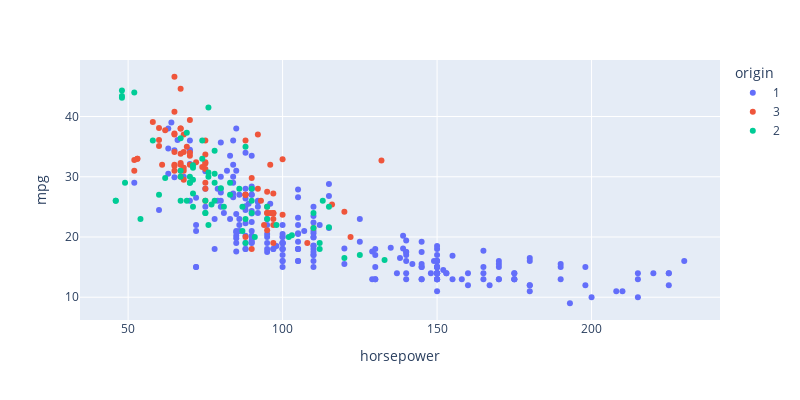

The cell this chart's notebook holds for it:
### Code cell
px.scatter(df,x='horsepower',y='mpg',color='origin',width=800,height=400)

### Figure 1 — Plotly figure (JSON) as saved in the notebook; plotly's stock layout.template omitted (floating-point values rounded to 4 significant figures; data arrays with more than 128 entries replaced by an {"elided": "..."} marker saying what was removed)
{"data": [{"hovertemplate": "origin=1<br>horsepower=%{x}<br>mpg=%{y}<extra></extra>", "legendgroup": "1", "marker": {"color": "#636efa", "symbol": "circle"}, "mode": "markers", "name": "1", "orientation": "v", "showlegend": true, "type": "scatter", "x": {"elided": "245 int values"}, "xaxis": "x", "y": {"elided": "245 float values"}, "yaxis": "y"}, {"hovertemplate": "origin=3<br>horsepower=%{x}<br>mpg=%{y}<extra></extra>", "legendgroup": "3", "marker": {"color": "#EF553B", "symbol": "circle"}, "mode": "markers", "name": "3", "orientation": "v", "showlegend": true, "type": "scatter", "x": [95, 88, 88, 95, 65, 69, 95, 97, 92, 97, 88, 88, 94, 90, 122, 67, 65, 52, 61, 97, 93, 75, 96, 97, 53, 53, 70, 75, 108, 68, 70, 75, 67, 97, 110, 52, 70, 60, 95, 97, 95, 97, 68, 65, 65, 60, 65, 90, 75, 92, 75, 65, 65, 67, 67, 132, 100, 72, 58, 60, 67, 65, 62, 68, 75, 75, 100, 74, 116, 120, 68, 68, 88, 75, 70, 67, 67, 67, 96], "xaxis": "x", "y": [24.0, 27.0, 27.0, 25.0, 31.0, 35.0, 24.0, 19.0, 28.0, 23.0, 27.0, 20.0, 22.0, 18.0, 20.0, 31.0, 32.0, 31.0, 32.0, 24.0, 26.0, 29.0, 24.0, 24.0, 33.0, 33.0, 32.0, 28.0, 19.0, 31.5, 33.5, 26.0, 30.0, 22.0, 21.5, 32.8, 39.4, 36.1, 27.5, 27.2, 21.1, 23.9, 29.5, 34.1, 31.8, 38.1, 37.2, 29.8, 31.3, 37.0, 32.2, 46.6, 40.8, 44.6, 33.8, 32.7, 23.7, 32.4, 39.1, 35.1, 32.3, 37.0, 37.7, 34.1, 33.7, 32.4, 32.9, 31.6, 25.4, 24.2, 37.0, 31.0, 36.0, 36.0, 34.0, 38.0, 32.0, 38.0, 32.0], "yaxis": "y"}, {"hovertemplate": "origin=2<br>horsepower=%{x}<br>mpg=%{y}<extra></extra>", "legendgroup": "2", "marker": {"color": "#00cc96", "symbol": "circle"}, "mode": "markers", "name": "2", "orientation": "v", "showlegend": true, "type": "scatter", "x": [46, 87, 90, 95, 113, 90, 70, 76, 60, 54, 112, 76, 87, 69, 46, 90, 49, 75, 91, 112, 110, 83, 67, 78, 75, 75, 67, 71, 70, 95, 88, 98, 115, 86, 81, 83, 70, 71, 102, 88, 120, 58, 78, 78, 110, 48, 103, 125, 115, 133, 71, 71, 77, 71, 69, 76, 78, 48, 48, 67, 67, 62, 88, 74, 80, 76, 74, 52], "xaxis": "x", "y": [26.0, 25.0, 24.0, 25.0, 26.0, 28.0, 30.0, 30.0, 27.0, 23.0, 18.0, 22.0, 21.0, 26.0, 26.0, 26.0, 29.0, 24.0, 20.0, 19.0, 24.0, 29.0, 26.0, 26.0, 24.0, 26.0, 31.0, 25.0, 29.0, 23.0, 23.0, 22.0, 25.0, 28.0, 25.0, 27.0, 29.0, 29.5, 20.0, 19.0, 16.5, 36.0, 29.0, 30.5, 21.5, 43.1, 20.3, 17.0, 21.6, 16.2, 31.5, 31.9, 25.4, 27.2, 37.3, 41.5, 34.3, 44.3, 43.4, 36.4, 30.0, 29.8, 35.0, 33.0, 28.1, 30.7, 36.0, 44.0], "yaxis": "y"}], "layout": {"height": 400, "legend": {"title": {"text": "origin"}, "tracegroupgap": 0}, "margin": {"t": 60}, "width": 800, "xaxis": {"anchor": "y", "domain": [0, 1], "title": {"text": "horsepower"}}, "yaxis": {"anchor": "x", "domain": [0, 1], "title": {"text": "mpg"}}}}
